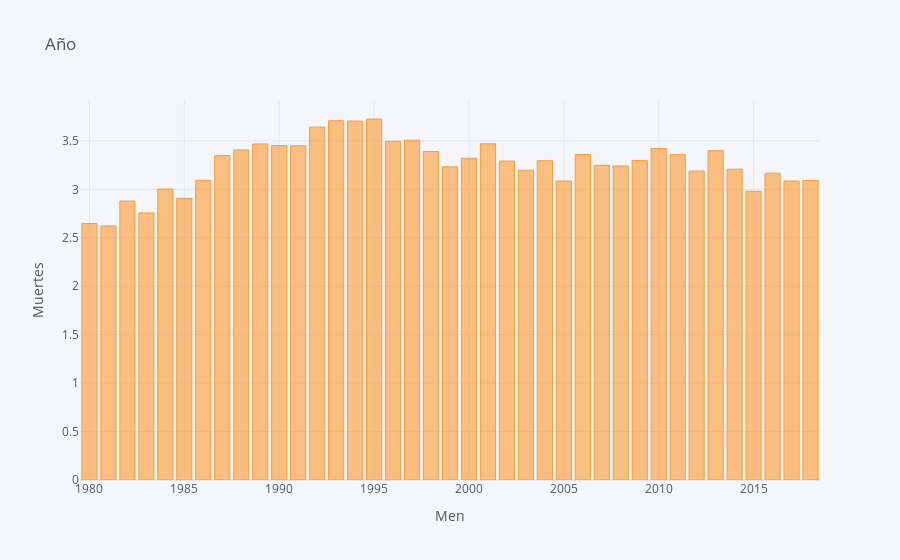

Source (notebook cell):
### Code cell
final_deaths_cancer_women.iplot(kind='bar',
                  x='Periodo',
                  xTitle='Men',
                  yTitle='Muertes',
                  title='Año')

### Figure 1 — Plotly figure (JSON) as saved in the notebook; plotly's stock layout.template omitted (floating-point values rounded to 4 significant figures)
{"data": [{"marker": {"color": "rgba(255, 153, 51, 0.6)", "line": {"color": "rgba(255, 153, 51, 1.0)", "width": 1}}, "name": "Percentage", "orientation": "v", "text": "", "type": "bar", "x": [1980, 1981, 1982, 1983, 1984, 1985, 1986, 1987, 1988, 1989, 1990, 1991, 1992, 1993, 1994, 1995, 1996, 1997, 1998, 1999, 2000, 2001, 2002, 2003, 2004, 2005, 2006, 2007, 2008, 2009, 2010, 2011, 2012, 2013, 2014, 2015, 2016, 2017, 2018], "y": [2.647, 2.623, 2.879, 2.757, 3.003, 2.907, 3.093, 3.349, 3.407, 3.468, 3.452, 3.449, 3.642, 3.708, 3.704, 3.726, 3.496, 3.507, 3.39, 3.232, 3.321, 3.47, 3.292, 3.197, 3.295, 3.086, 3.359, 3.248, 3.241, 3.298, 3.423, 3.357, 3.188, 3.398, 3.208, 2.98, 3.167, 3.086, 3.093]}], "layout": {"legend": {"bgcolor": "#F5F6F9", "font": {"color": "#4D5663"}}, "paper_bgcolor": "#F5F6F9", "plot_bgcolor": "#F5F6F9", "title": {"font": {"color": "#4D5663"}, "text": "Año"}, "xaxis": {"gridcolor": "#E1E5ED", "showgrid": true, "tickfont": {"color": "#4D5663"}, "title": {"font": {"color": "#4D5663"}, "text": "Men"}, "zerolinecolor": "#E1E5ED"}, "yaxis": {"gridcolor": "#E1E5ED", "showgrid": true, "tickfont": {"color": "#4D5663"}, "title": {"font": {"color": "#4D5663"}, "text": "Muertes"}, "zerolinecolor": "#E1E5ED"}}}
